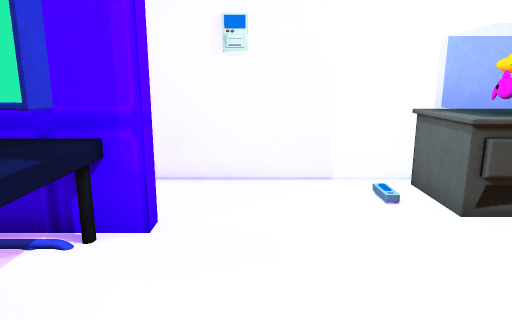
[1] (above)

16 first-person views from a walk through a scene from a Unity 3-D project. The camera is 1.3 m above the floor, tilts 12° down and sees 70° across. Doors are open. The floor is counted in squares, 0.54 m on a side. Each view is taken from the middle of a square. On the plan, view 1 faces up. The plan holds only what a view shows up to about 20 squares ahead; the rest is blank. The place goes on beyond the plan. The player character is not drawn.

[2]
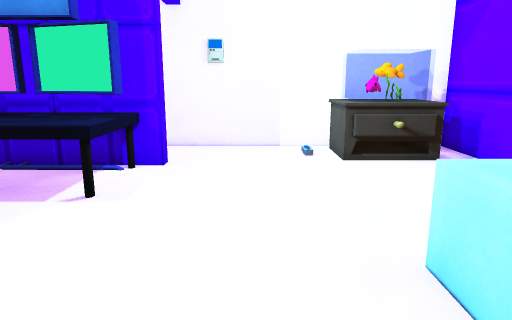

[3]
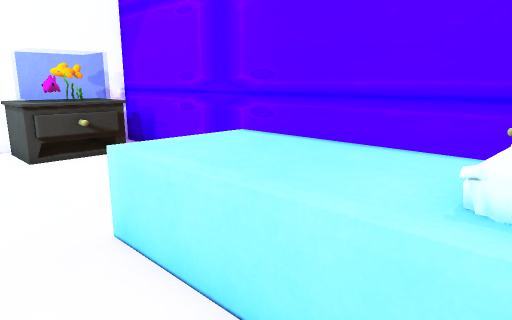

[4]
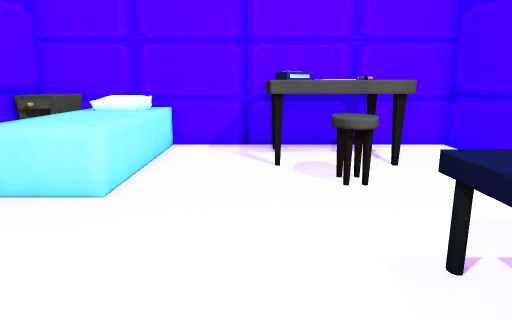

[5]
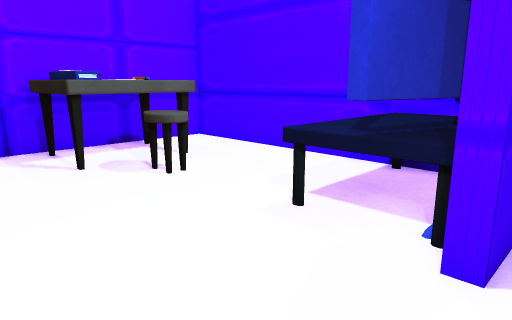

[6]
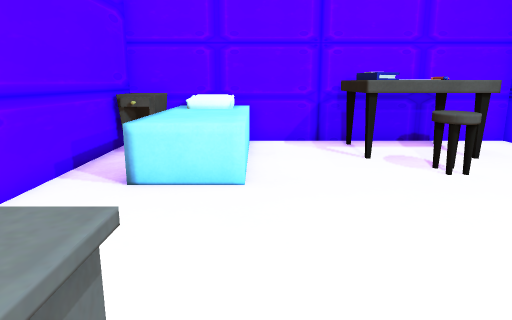

[7]
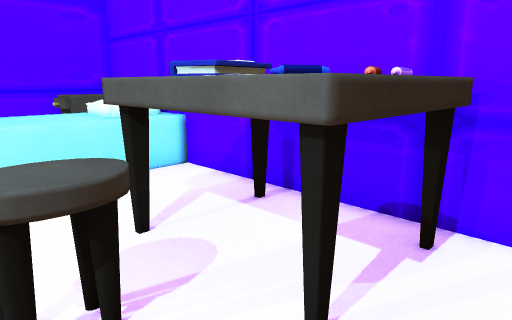

[8]
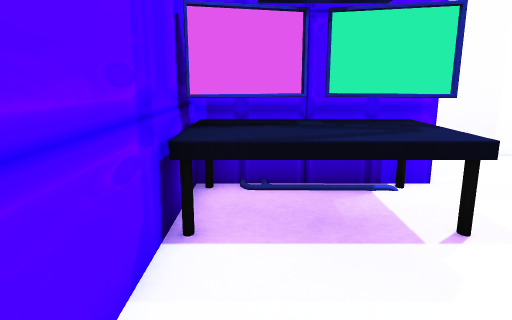

[9]
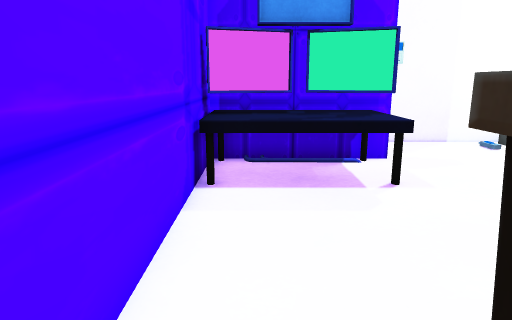

[10]
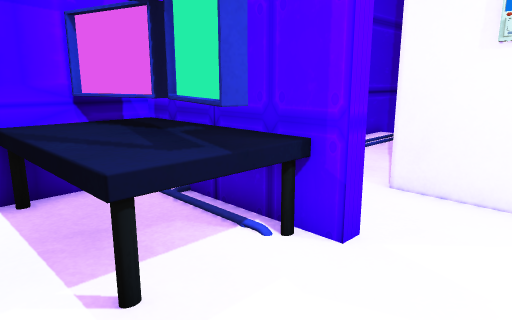

[11]
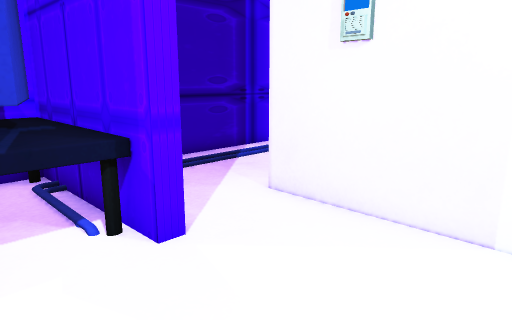

[12]
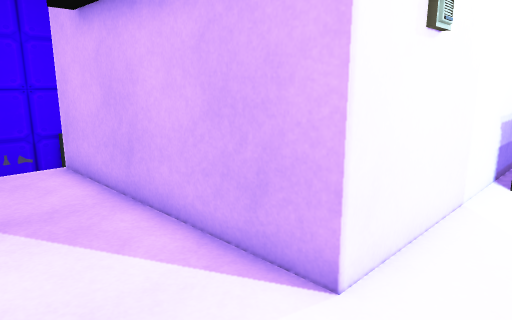

[13]
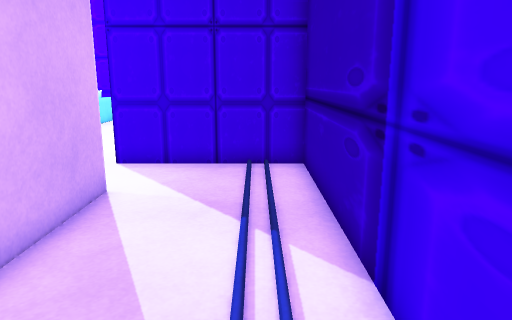

[14]
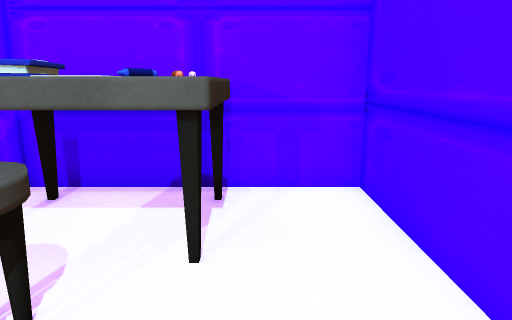

[15]
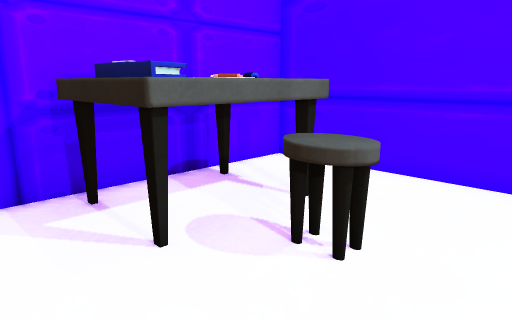

[16]
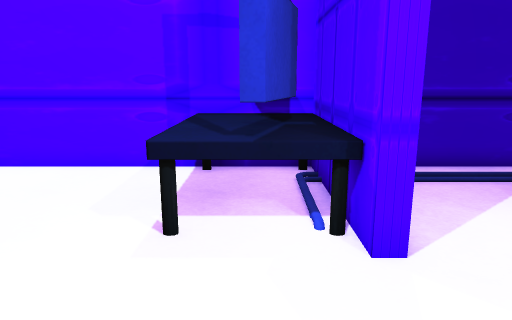

### Floor plan
Key: @ floor where view 1 was taken; # wall or solid block; x gap in a wall; . floor; D open door; = window, fence, low wall or low ledge; ^ raised ledge; v drop or lower ground; O other object.
Columns run from 8 left of view 1 to 8 right of it. Each row starts with its distance up from view 1.
 20  v
 19 #v
 18 ##  .#
 17  #. .#
 16   ...#
 15 # ...#
 14 # ...#
 13 ##...#
 12 ##...#
 11 ##...#
 10 ##...#
  9 ##...#DOO########
  8  #....D.....OOOO#
  7  #....D.....OOOO#
  6 ######D.....OOOO#
  5 #^OOO^x........ #
  4 #OOOOOO........ #
  3 #^^^^^........  #
  2 ##............  #
  1 ##..............#
  0 ##......@.......#
 -1 ##...==....^^^^.#
 -2 ##...^^....^^^^.#
 -3 ##..OOOO...^^^^.#
 -4 ##..OOOOO..^^^^.#
 -5 ##..OOOOO..^^^^O#
 -6 ##..O OOO..^^^^OO
 -7  ###OOOO###^^^^O#

Where each view was taken, in squares from view 1:
view 1: 0 up, 0 right, facing up
view 2: 5 down, 1 right, facing up
view 3: 6 down, 1 right, facing up-right
view 4: 7 up, 0 right, facing down
view 5: 7 up, 3 right, facing down-left
view 6: 8 up, 3 right, facing down
view 7: 1 down, 6 left, facing down-right
view 8: 3 down, 6 left, facing up
view 9: 6 down, 6 left, facing up
view 10: 1 up, 1 right, facing up-left
view 11: 3 up, 3 right, facing up-left
view 12: 7 up, 6 left, facing up-right
view 13: 17 up, 6 left, facing down
view 14: 1 up, 5 left, facing down
view 15: 1 up, 2 right, facing down-left
view 16: 4 up, 3 right, facing left
